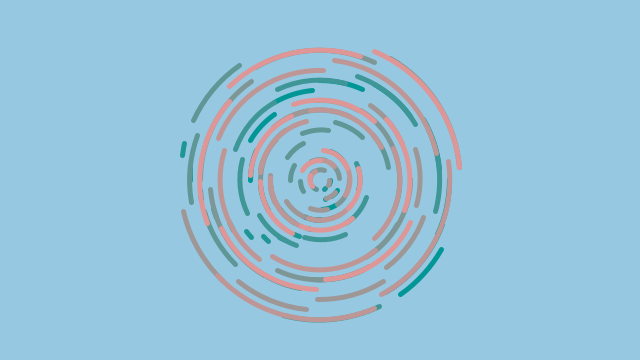
Frame 1 (no input)
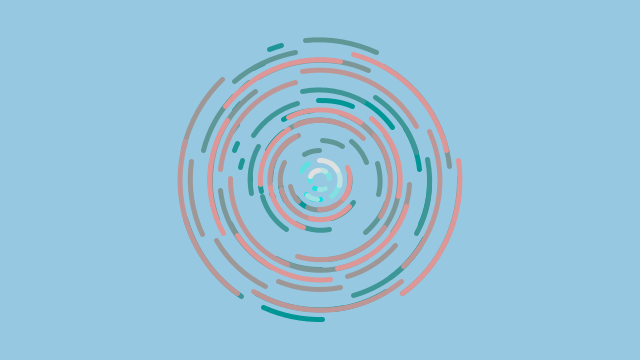
Frame 60 (the mouse pressed at the canvas centre just before this capture)
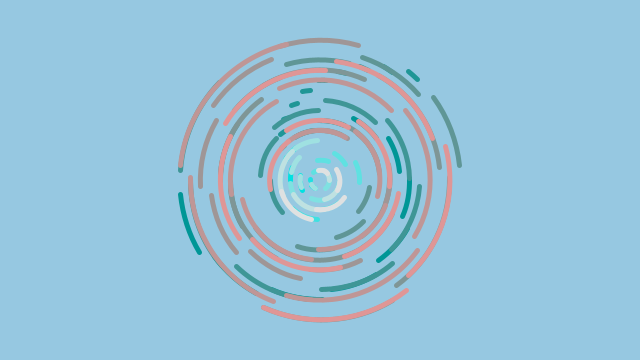
Frame 120 (the mouse held since frame 60 and released just before this capture)

The Processing sketch that drew these frames (run headless with seeded random() and noise(); from frame 60 on, the mouse is pressed at the canvas centre):

// Processing sketch: day4_OPTIONAL_Arcs
// ── day4_OPTIONAL_Arcs.pde

//This is just a modification of one of the examples in the Processing libraries.

//It uses arcs and sine/cosine to create a weird thing... 
//But only do something like this if there's time. 
//(You could also integrate into other sketches.)

/**
 * Pie Chart  
 * 
 * Uses the arc() function to generate a pie chart from the data
 * stored in an array. 
 */

// Have we gotten to arrays by this point?
int[] angles = { 
  30, 10, 45, 35, 60, 38, 75, 67
};

float step = 0;

void setup() {
  size(640, 360);
  noStroke();
  frameRate(30);
}

void draw() {
  background(150,200,225);
  pieChart(300, angles, step);
}

void pieChart(float diameter, int[] data, float _step) {
  float lastAngle = 0;

  
    for (int i = 0; i < data.length; i++) {
      for (int j = 20; j < diameter; j+=20) {
      float gray = map(i, 0, data.length, 0, 255);

      strokeWeight(5);
      noFill();


      int limit = int(width*0.25);

      if (j < abs(sin(frameCount*0.05)*diameter)) {
        stroke(gray, 225, 225);
      } else {
        stroke(gray, 150, 150);
      }
      println(sin(frameCount)*diameter);
      arc(width*0.5, height*0.5, j, j, lastAngle+radians(step), lastAngle+radians(step)+radians(angles[i])-radians(5));

      lastAngle += radians(angles[i]);
    }
  }
  step+=1;
}
